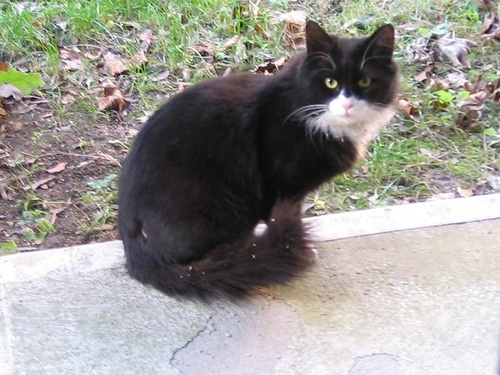
#> input picture demo.jpg, 500 x 375 px
$ jupyter execute --allow-errors yolov3_kv260.ipynb   (shell and % lines are left out)
#> lines starting #> are read from the running program, lines starting #| are printed output that depends on the picture
[cell 1]
from pynq_dpu import DpuOverlay
#> (the rest of this cell did not finish here and is left out)

[cell 2]
import numpy as np
import random
import cv2
import colorsys
from PIL import Image
from matplotlib.patches import Rectangle
import matplotlib.pyplot as plt

#> (a cell that did not finish here is left out)

[cell 4]
anchor_list = [10,13,16,30,33,23,30,61,62,45,59,119,116,90,156,198,373,326]
anchor_float = [float(x) for x in anchor_list]
anchors = np.array(anchor_float).reshape(-1, 2)

[cell 5]
class_names = ['aeroplane', 'bicycle', 'bird', 'boat', 'bottle', 'bus', 'car', 'cat', 'chair', 'cow', 'diningtable', 'dog', 'horse', 'motorbike', 'person', 'pottedplant', 'sheep', 'sofa', 'train', 'tvmonitor']

[cell 6]
num_classes = len(class_names)
hsv_tuples = [(1.0 * x / num_classes, 1., 1.) for x in range(num_classes)]
colors = list(map(lambda x: colorsys.hsv_to_rgb(*x), hsv_tuples))
colors = list(map(lambda x:
                  (int(x[0] * 255), int(x[1] * 255), int(x[2] * 255)),
                  colors))
random.seed(0)
random.shuffle(colors)
random.seed(None)

[cell 7]
# [17 lines left out: function draw_boxes, not called in this run]

def letterbox_image(image, size):
    ih, iw, _ = image.shape
    w, h = size
    scale = min(w/iw, h/ih)
    print(scale)

    nw = int(iw*scale)
    nh = int(ih*scale)
    print(nw)
    print(nh)

    image = cv2.resize(image, (nw,nh), interpolation=cv2.INTER_LINEAR)
    new_image = np.ones((h,w,3), np.uint8) * 128
    h_start = (h-nh)//2
    w_start = (w-nw)//2
    new_image[h_start:h_start+nh, w_start:w_start+nw, :] = image
    return new_image

def pre_process(image, model_image_size):
    image = image[...,::-1]
    image_h, image_w, _ = image.shape

    if model_image_size != (None, None):
        assert model_image_size[0]%32 == 0, 'Multiples of 32 required'
        assert model_image_size[1]%32 == 0, 'Multiples of 32 required'
        boxed_image = letterbox_image(image, tuple(reversed(model_image_size)))
    else:
        new_image_size = (image_w - (image_w % 32), image_h - (image_h % 32))
        boxed_image = letterbox_image(image, new_image_size)
    image_data = np.array(boxed_image, dtype='float32')
    image_data /= 255.
    image_data = np.expand_dims(image_data, 0)
    return image_data

# [120 lines left out: functions _get_feats, correct_boxes, boxes_and_scores, nms_boxes, evaluate, not called in this run]

[cell 8]
image_path = "demo.jpg"
image = cv2.imread(image_path)
#> image is the input picture: shape (375, 500, 3); mean B, G, R 145.2, 150.7, 152.4
_, ax = plt.subplots(1)
_ = ax.imshow(cv2.cvtColor(image, cv2.COLOR_BGR2RGB))

[cell 9]
image_size = image.shape[:2]
#> image_size = (375, 500)
image_data = np.array(pre_process(image, (416, 416)), dtype=np.float32)
#| 0.832
#| 416
#| 312
#> in letterbox_image, `image = cv2.resize(image, (nw,nh), interpolation=cv2.INTER_LINEAR)`:
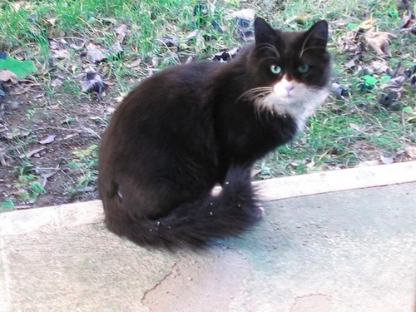
#> image: shape (312, 416, 3); mean of channels 0, 1, 2 152.3, 150.6, 145.1; drawn as B, G, R
#> in letterbox_image, `new_image[h_start:h_start+nh, w_start:w_start+nw, :] = image`:
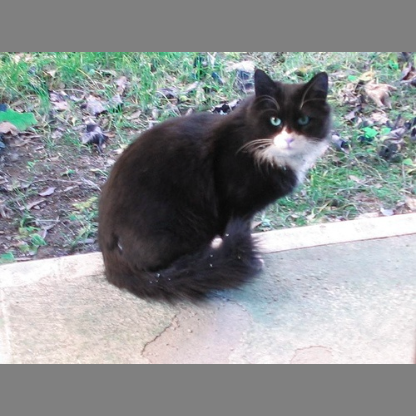
#> new_image: shape (416, 416, 3); mean of channels 0, 1, 2 146.2, 144.9, 140.8; drawn as B, G, R
